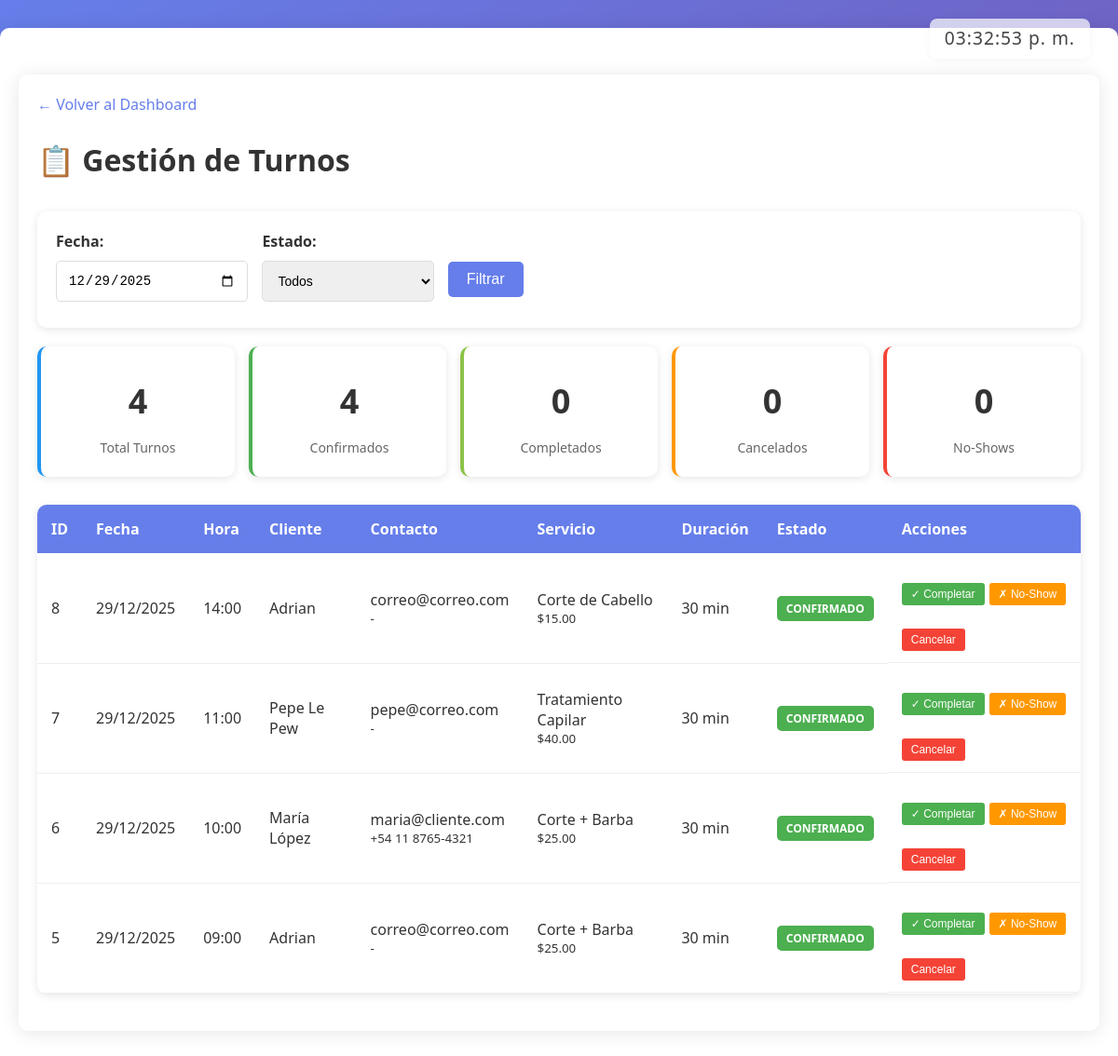
The app's page /admin/turnos.php?fecha=2025-12-29 (signed in) with its own data.
### tables this page shows
CREATE TABLE `turnos` (
  `id` int NOT NULL AUTO_INCREMENT,
  `usuario_id` int DEFAULT NULL,
  `servicio_id` int DEFAULT NULL,
  `fecha` date NOT NULL,
  `hora` time NOT NULL,
  `duracion` int NOT NULL DEFAULT '30',
  `estado` enum('pendiente','confirmado','cancelado','asistido','no_asistio') NOT NULL DEFAULT 'pendiente',
  `notas` text,
  `creado_en` timestamp NOT NULL DEFAULT CURRENT_TIMESTAMP,
  `actualizado_en` timestamp NULL DEFAULT NULL ON UPDATE CURRENT_TIMESTAMP,
  `recordatorio_enviado` tinyint(1) DEFAULT '0',
  `confirmado_por_usuario` tinyint(1) DEFAULT '0',
  PRIMARY KEY (`id`),
  KEY `idx_turnos_fecha` (`fecha`),
  KEY `idx_turnos_estado` (`estado`),
  KEY `idx_turnos_usuario` (`usuario_id`),
  KEY `idx_turnos_servicio` (`servicio_id`),
  KEY `idx_turnos_hora` (`hora`),
  KEY `idx_turnos_fecha_hora` (`fecha`,`hora`),
  CONSTRAINT `fk_turnos_servicio` FOREIGN KEY (`servicio_id`) REFERENCES `servicios` (`id`) ON DELETE SET NULL ON UPDATE CASCADE,
  CONSTRAINT `fk_turnos_usuario` FOREIGN KEY (`usuario_id`) REFERENCES `usuarios` (`id`) ON DELETE SET NULL ON UPDATE CASCADE
);

CREATE TABLE `usuarios` (
  `id` int NOT NULL AUTO_INCREMENT,
  `nombre` varchar(100) NOT NULL,
  `email` varchar(100) NOT NULL,
  `password` varchar(255) NOT NULL,
  `telefono` varchar(30) DEFAULT NULL,
  `avatar` varchar(255) DEFAULT NULL,
  `rol` enum('admin','gerente','cliente') NOT NULL DEFAULT 'cliente',
  `activo` tinyint(1) DEFAULT '1',
  `visible` tinyint(1) DEFAULT '1',
  `creado_en` timestamp NOT NULL DEFAULT CURRENT_TIMESTAMP,
  `actualizado_en` timestamp NULL DEFAULT NULL ON UPDATE CURRENT_TIMESTAMP,
  PRIMARY KEY (`id`),
  UNIQUE KEY `email` (`email`),
  KEY `idx_usuarios_email` (`email`)
);

CREATE TABLE `servicios` (
  `id` int NOT NULL AUTO_INCREMENT,
  `nombre` varchar(100) NOT NULL,
  `descripcion` text,
  `precio` decimal(10,2) DEFAULT '0.00',
  `duracion` int NOT NULL DEFAULT '30',
  `max_cupos` int NOT NULL DEFAULT '1',
  `activo` tinyint(1) DEFAULT '1',
  `creado_en` timestamp NOT NULL DEFAULT CURRENT_TIMESTAMP,
  `actualizado_en` timestamp NULL DEFAULT NULL ON UPDATE CURRENT_TIMESTAMP,
  PRIMARY KEY (`id`)
);

### admin/turnos.php (the view, shortened to what this page needs)
<div class="container">
    <div class="header-section" style="display: flex; align-items: center; gap: 18px;">
        <div class="clock-minimal" id="clockMinimal"></div>
    </div>
<?php
require_once '../inc/branding.php';
$fecha_filtro = $_GET['fecha'] ?? date('Y-m-d');
$estado_filtro = $_GET['estado'] ?? 'todos';
$sql = "SELECT t.*, u.nombre as cliente_nombre, u.email as cliente_email, u.telefono,
               s.nombre as servicio_nombre, s.precio
        FROM turnos t
        JOIN usuarios u ON t.usuario_id = u.id
        LEFT JOIN servicios s ON t.servicio_id = s.id
        WHERE 1=1";
$params = [];
if ($fecha_filtro) {
    $sql .= " AND t.fecha = ?";
    $params[] = $fecha_filtro;
}
$sql .= " ORDER BY t.fecha DESC, t.hora DESC";
$stmt = $pdo->prepare($sql);
$stmt->execute($params);
$turnos = $stmt->fetchAll(PDO::FETCH_ASSOC);
$stmt = $pdo->prepare("
    SELECT
        COUNT(*) as total,
        SUM(CASE WHEN estado = 'confirmado' THEN 1 ELSE 0 END) as confirmados,
        SUM(CASE WHEN estado = 'completado' THEN 1 ELSE 0 END) as completados,
        SUM(CASE WHEN estado = 'cancelado' THEN 1 ELSE 0 END) as cancelados,
        SUM(CASE WHEN estado = 'no_show' THEN 1 ELSE 0 END) as no_shows
    FROM turnos
    WHERE fecha = ?
");
$stmt->execute([$fecha_filtro]);
$estadisticas = $stmt->fetch(PDO::FETCH_ASSOC);
?>
<!DOCTYPE html>
<html lang="es">
<head>
    <link rel="stylesheet" href="../css/styles.css">
</head>
<body>
    <div class="container">
        <a href="../dashboard.php" class="back-link">← Volver al Dashboard</a>
        <div class="header-section">
            <h1>📋 Gestión de Turnos</h1>
        </div>
        <form class="filtros" method="get">
            <label>
                <strong>Fecha:</strong>
                <input type="date" name="fecha" value="<?= htmlspecialchars($fecha_filtro) ?>"
                       onchange="this.form.submit()">
            </label>
            <label>
                <strong>Estado:</strong>
                <select name="estado" onchange="this.form.submit()">
                    <option value="todos" <?= $estado_filtro === 'todos' ? 'selected' : '' ?>>Todos</option>
                </select>
            </label>
            <button type="submit" style="padding: 10px 20px; background: #667eea; color: white; border: none; border-radius: 5px; cursor: pointer;">
                Filtrar
            </button>
        </form>
        <div class="estadisticas">
            <div class="stat-card total">
                <div class="numero"><?= $estadisticas['total'] ?></div>
                <div class="label">Total Turnos</div>
            </div>
            <div class="stat-card confirmado">
                <div class="numero"><?= $estadisticas['confirmados'] ?></div>
                <div class="label">Confirmados</div>
            </div>
            <div class="stat-card completado">
                <div class="numero"><?= $estadisticas['completados'] ?></div>
                <div class="label">Completados</div>
            </div>
            <div class="stat-card cancelado">
                <div class="numero"><?= $estadisticas['cancelados'] ?></div>
                <div class="label">Cancelados</div>
            </div>
            <div class="stat-card no-show">
                <div class="numero"><?= $estadisticas['no_shows'] ?></div>
                <div class="label">No-Shows</div>
            </div>
        </div>
        <table>
            <thead>
                <tr>
                    <th>ID</th>
                    <th>Fecha</th>
                    <th>Hora</th>
                    <th>Cliente</th>
                    <th>Contacto</th>
                    <th>Servicio</th>
                    <th>Duración</th>
                    <th>Estado</th>
                    <th>Acciones</th>
                </tr>
            </thead>
            <tbody>
                <?php if (count($turnos) > 0): ?>
                    <?php foreach ($turnos as $turno): ?>
                    <tr>
                        <td><?= $turno['id'] ?></td>
                        <td><?= date('d/m/Y', strtotime($turno['fecha'])) ?></td>
                        <td><?= date('H:i', strtotime($turno['hora'])) ?></td>
                        <td><?= htmlspecialchars($turno['cliente_nombre']) ?></td>
                        <td>
                            <?= htmlspecialchars($turno['cliente_email']) ?><br>
                            <small><?= htmlspecialchars($turno['telefono'] ?? '-') ?></small>
                        </td>
                        <td>
                            <?= htmlspecialchars($turno['servicio_nombre'] ?? 'Sin servicio') ?>
                            <?php if ($turno['precio']): ?>
                                <br><small>$<?= number_format($turno['precio'], 2) ?></small>
                            <?php endif; ?>
                        </td>
                        <td><?= $turno['duracion'] ?> min</td>
                        <td>
                            <span class="badge badge-<?= $turno['estado'] ?>">
                                <?= strtoupper($turno['estado']) ?>
                            </span>
                        </td>
                        <td class="acciones">
                            <?php if ($turno['estado'] === 'confirmado'): ?>
                                <form method="post" style="display:inline;">
                                    <button type="submit" class="btn-sm btn-success">✓ Completar</button>
                                </form>
                                <form method="post" style="display:inline;">
                                    <button type="submit" class="btn-sm btn-warning">✗ No-Show</button>
                                </form>
                                <form method="post" style="display:inline;" onsubmit="return confirm('¿Cancelar este turno?')">
                                    <button type="submit" class="btn-sm btn-danger">Cancelar</button>
                                </form>
                            <?php endif; ?>
                        </td>
                    </tr>
                    <?php endforeach; ?>
                <?php endif; ?>
            </tbody>
        </table>
    </div>
</body>
</html>

### css/styles.css (style rules this page uses)
* { margin: 0; padding: 0; box-sizing: border-box; }
body { font-family: 'Segoe UI', Tahoma, Geneva, Verdana, sans-serif; background: linear-gradient(135deg, #667eea 0%, #764ba2 100%); color: #333; min-height: 100vh; line-height: 1.6; }
.container { max-width: 1200px; margin: 20px auto; padding: 20px; background: white; border-radius: 10px; box-shadow: 0 2px 20px rgba(0,0,0,0.1); }
input[type="text"], input[type="email"], input[type="password"], input[type="date"], input[type="time"], input[type="tel"], input[type="file"], select, textarea { width: 100%; padding: 12px; margin: 8px 0; border: 1px solid #ddd; border-radius: 5px; font-size: 14px; transition: border-color 0.3s; }
button, .btn { padding: 12px 24px; background: #667eea; color: white; border: none; border-radius: 5px; font-size: 16px; cursor: pointer; transition: all 0.3s; text-decoration: none; display: inline-block; }
a { color: #667eea; text-decoration: none; transition: color 0.3s; }
.back-link { display: inline-block; margin-bottom: 20px; }
table { width: 100%; border-collapse: collapse; margin: 20px 0; background: white; border-radius: 10px; overflow: hidden; box-shadow: 0 2px 10px rgba(0,0,0,0.1); }
th { background: #667eea; color: white; padding: 15px; text-align: left; font-weight: 600; }
td { padding: 12px 12px; border-bottom: 1px solid #eee; vertical-align: middle; }
form button { margin-top:20px; padding:12px 20px; background:#4CAF50; color:white; border:none; border-radius:4px; cursor:pointer; }

### admin/turnos.php (style rules this page uses)
.clock-minimal { position: absolute; top: 20px; right: 30px; font-family: 'Segoe UI', Arial, sans-serif; font-size: 1.2rem; color: #444; background: rgba(255,255,255,0.7); border-radius: 8px; padding: 6px 16px; box-shadow: 0 2px 8px rgba(0,0,0,0.04); letter-spacing: 1px; z-index: 1000; }

### records on screen
turnos: id "8", fecha "29/12/2025", hora "14:00", usuario.nombre "Adrian", usuario.email "correo@correo.com", usuario.telefono "-", servicio.nombre "Corte de Cabello", servicio.precio "15.00", duracion "30", estado "CONFIRMADO"
turnos: id "7", fecha "29/12/2025", hora "11:00", usuario.nombre "Pepe Le Pew", usuario.email "pepe@correo.com", usuario.telefono "-", servicio.nombre "Tratamiento Capilar", servicio.precio "40.00", duracion "30", estado "CONFIRMADO"
turnos: id "6", fecha "29/12/2025", hora "10:00", usuario.nombre "María López", usuario.email "maria@cliente.com", usuario.telefono "+54 11 8765-4321", servicio.nombre "Corte + Barba", servicio.precio "25.00", duracion "30", estado "CONFIRMADO"
turnos: id "5", fecha "29/12/2025", hora "09:00", usuario.nombre "Adrian", usuario.email "correo@correo.com", usuario.telefono "-", servicio.nombre "Corte + Barba", servicio.precio "25.00", duracion "30", estado "CONFIRMADO"

### other values on screen
$estadisticas['total'] "4"
$estadisticas['confirmados'] "4"
$estadisticas['completados'] "0"
$estadisticas['cancelados'] "0"
$estadisticas['no_shows'] "0"
